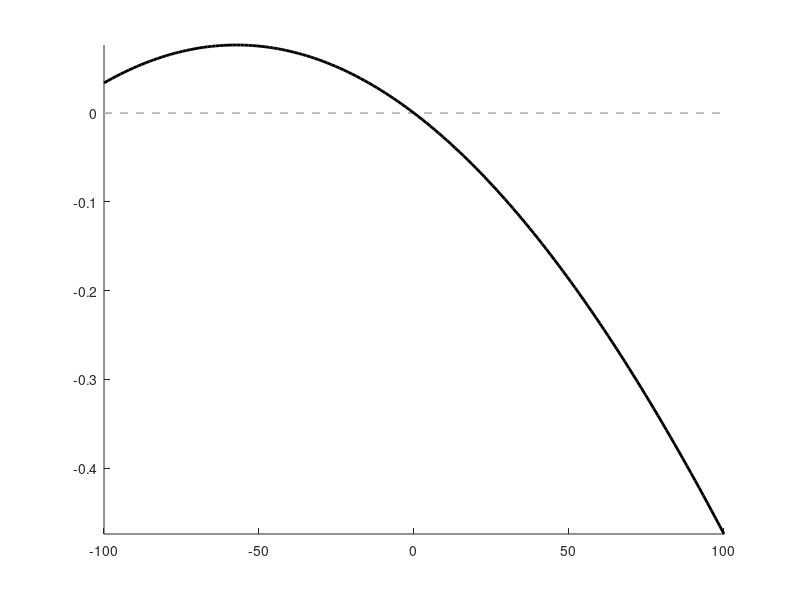

Here is the MATLAB script that generated this plot: (Note: this script raises an error after producing the figure.)
close all

% Often, eye trackers report gaze position as a location on the screen.
% When converting this position to an eye orientation, this position is
% first transformed to a vector with respect to a reference position and
% this on-screen vector is then transformed to an eye orientation using
% trigonometry. This calculation has the assumption that the axis from the
% observer's eye to the reference position on the screen is perpendicular
% to the screen. These assumptions in practice often do not hold, for
% instance because the reference position is not right ahead of the eye but
% shifted vertically, or because the screen is tilted around a horizontal
% axis. With this simulation we calculate the error that violation of
% this assumption introduces in the estimated gaze angle.
%
% We perform this simulation in 1D (imagine vertical) as that is
% sufficient to illustrate the magnitude of errors introduced.
%
% What we compute is the following. We take a fixed on-screen gaze position
% on the screen as indicated by an eye tracker. The position corresponds to
% a 10 deg gaze angle with respect to the reference position (screen
% center) in the condition where the assumption holds, i.e., the eye is
% positioned right in front of the reference position and the screen is not
% tilted. We then either shift or tilt the screen and compute what the
% required _actual_ gaze angle is that would produce the same on-screen
% gaze position. The difference between the gaze angle that would be
% computed given the screen position (always 10 deg) and the actual gaze
% position that would produce this gaze position is the error due to
% violation of the given assumption.


screenDistance = 650;   % the screen is positioned 650 mm aways from the eye
gazeDirection = 10;     % the gaze direction is 10 deg below the reference position on the screen

shiftRange = 100;       % the screen is shifted vertically by up to 200 mm
tiltRange = 10;         % the screen is titled along a horizontal axis by up to 20 degrees

nstep = 151;
ylims = [-0.5 .20001];

% compute the gazePosition on the screen w.r.t. the reference position if
% the assumptions hold
gazePosition = screenDistance*tand(gazeDirection);


% When the screen is shifted, compute the gaze rotation from the reference
% position that yields the same on-screen gaze position
shifts = linspace(-shiftRange,shiftRange,nstep);
shiftAngles = atand((gazePosition+shifts)/screenDistance)-atand(shifts/screenDistance);


% when the screen is tilted, compute the gaze rotation from the reference
% position that yields the same on-screen gaze position
tilts = linspace(-tiltRange,tiltRange,nstep);
viewingDistance = sqrt(screenDistance^2+gazePosition^2-2*screenDistance*gazePosition*cosd(90+tilts));   % length of gazeVector to screen, using law of cosines
tiltAngles = asind(gazePosition*sind(90+tilts)./viewingDistance);   % using law of sines


% plot actual gaze directions when the screen is shifted
figure
plot(shifts([1 end]),[0 0],'Color',[.7 .7 .7],'LineStyle','--','LineWidth',1.2)
hold on
plot(shifts,shiftAngles-gazeDirection,'k','LineWidth',2)
axis tight
ax = gca;
box off
ax.YAxis.TickLabelFormat = '%.1f';
ax.XLabel.FontSize = 16;
ax.XAxis.FontSize = 13;
ax.YLabel.FontSize = 16;
ax.YAxis.FontSize = 13;
xlabel('Screen shift (mm)')
ylabel('Error in estimated gaze angle (deg)')
ylim(ylims)
yyaxis right
ylabel('Error in estimated gaze angle (%)')
ax.YLabel.FontSize = 16;
ax.YAxis(2).TickLabelFormat = '% .0f';
ax.YAxis(2).FontSize = 13;
ax.YAxis(2).Color = [0 0 0];
ylim(ylims/gazeDirection*100)
print('error_shift.png','-dpng','-r300')

% illustrate the geometry of the two extreme cases and the case when the
% assumption holds
figure
screen = 150;
subplot(3,1,1), hold on, axis ij
s = 1;
title(sprintf('screen shift = %d mm',shifts(s)))
plot(0,0,'ko')
plot(screenDistance*[1 1],[-screen screen]+shifts(s),'k-')
plot([0 screenDistance],[0 shifts(s)],'b-')
plot(screenDistance*[1 1],[0 gazePosition]+shifts(s),'c-')
plot(screenDistance,gazePosition+shifts(s),'ro')
plot([0 screenDistance],[0 gazePosition+shifts(s)],'r-')
xlim([0 screenDistance])
ylim([-screen+min(shifts) screen+max(shifts)])

subplot(3,1,2), hold on, axis ij
s = ceil(length(shifts)/2);
title(sprintf('screen shift = %d mm',shifts(s)))
plot(0,0,'ko')
plot(screenDistance*[1 1],[-screen screen]+shifts(s),'k-')
plot([0 screenDistance],[0 shifts(s)],'b-')
plot(screenDistance*[1 1],[0 gazePosition]+shifts(s),'c-')
plot(screenDistance,gazePosition+shifts(s),'ro')
plot([0 screenDistance],[0 gazePosition+shifts(s)],'r-')
xlim([0 screenDistance])
ylim([-screen+min(shifts) screen+max(shifts)])

subplot(3,1,3), hold on, axis ij
s = length(shifts);
title(sprintf('screen shift = %d mm',shifts(s)))
plot(0,0,'ko')
plot(screenDistance*[1 1],[-screen screen]+shifts(s),'k-')
plot([0 screenDistance],[0 shifts(s)],'b-')
plot(screenDistance*[1 1],[0 gazePosition]+shifts(s),'c-')
plot(screenDistance,gazePosition+shifts(s),'ro')
plot([0 screenDistance],[0 gazePosition+shifts(s)],'r-')
xlim([0 screenDistance])
ylim([-screen+min(shifts) screen+max(shifts)])


% plot actual gaze directions when the screen is tilted
figure
plot(tilts([1 end]),[0 0],'Color',[.7 .7 .7],'LineStyle','--','LineWidth',1.2)
hold on
plot(tilts,tiltAngles-gazeDirection,'k','LineWidth',2)
axis tight
ax = gca;
box off
ax.YAxis.TickLabelFormat = '%.1f';
ax.XLabel.FontSize = 16;
ax.XAxis.FontSize = 13;
ax.YLabel.FontSize = 16;
ax.YAxis.FontSize = 13;
xlabel('Screen tilt (deg)')
ylabel('Error in estimated gaze angle (deg)')
ylim(ylims)
yyaxis right
ylabel('Error in estimated gaze angle (%)')
ax.YLabel.FontSize = 16;
ax.YAxis(2).TickLabelFormat = '% .0f';
ax.YAxis(2).FontSize = 13;
ax.YAxis(2).Color = [0 0 0];
ylim(ylims/gazeDirection*100)
print('error_tilt.png','-dpng','-r300')

% illustrate the geometry of the two extreme cases and the case when the
% assumption holds
figure
subplot(3,1,1), hold on, axis ij
s = 1;
title(sprintf('screen tilt = %d deg',tilts(s)))
plot(0,0,'ko')
plot(screenDistance+[-1 1]*screen*sind(tilts(s)), [-1 1]*screen*cosd(tilts(s)), 'k-')
plot(screenDistance+gazePosition*sind(tilts(s)),gazePosition*cosd(tilts(s)),'ro')
plot([0 screenDistance+gazePosition*sind(tilts(s))],[0 gazePosition*cosd(tilts(s))],'r-')
plot([0 screenDistance],[0 0],'b-')
plot(screenDistance+[0 gazePosition*sind(tilts(s))],[0 gazePosition*cosd(tilts(s))],'c-')
ylim([-1 1]*screen);
xlim([0 screenDistance+screen*sind(tiltRange)])

subplot(3,1,2), hold on, axis ij
s = ceil(length(shifts)/2);
title(sprintf('screen tilt = %d deg',tilts(s)))
plot(0,0,'ko')
plot(screenDistance+[-1 1]*screen*sind(tilts(s)), [-1 1]*screen*cosd(tilts(s)), 'k-')
plot(screenDistance+gazePosition*sind(tilts(s)),gazePosition*cosd(tilts(s)),'ro')
plot([0 screenDistance+gazePosition*sind(tilts(s))],[0 gazePosition*cosd(tilts(s))],'r-')
plot([0 screenDistance],[0 0],'b-')
plot(screenDistance+[0 gazePosition*sind(tilts(s))],[0 gazePosition*cosd(tilts(s))],'c-')
ylim([-1 1]*screen);
xlim([0 screenDistance+screen*sind(tiltRange)])

subplot(3,1,3), hold on, axis ij
s = length(shifts);
title(sprintf('screen tilt = %d deg',tilts(s)))
plot(0,0,'ko')
plot(screenDistance+[-1 1]*screen*sind(tilts(s)), [-1 1]*screen*cosd(tilts(s)), 'k-')
plot(screenDistance+gazePosition*sind(tilts(s)),gazePosition*cosd(tilts(s)),'ro')
plot([0 screenDistance+gazePosition*sind(tilts(s))],[0 gazePosition*cosd(tilts(s))],'r-')
plot([0 screenDistance],[0 0],'b-')
plot(screenDistance+[0 gazePosition*sind(tilts(s))],[0 gazePosition*cosd(tilts(s))],'c-')
ylim([-1 1]*screen);
xlim([0 screenDistance+screen*sind(tiltRange)])
